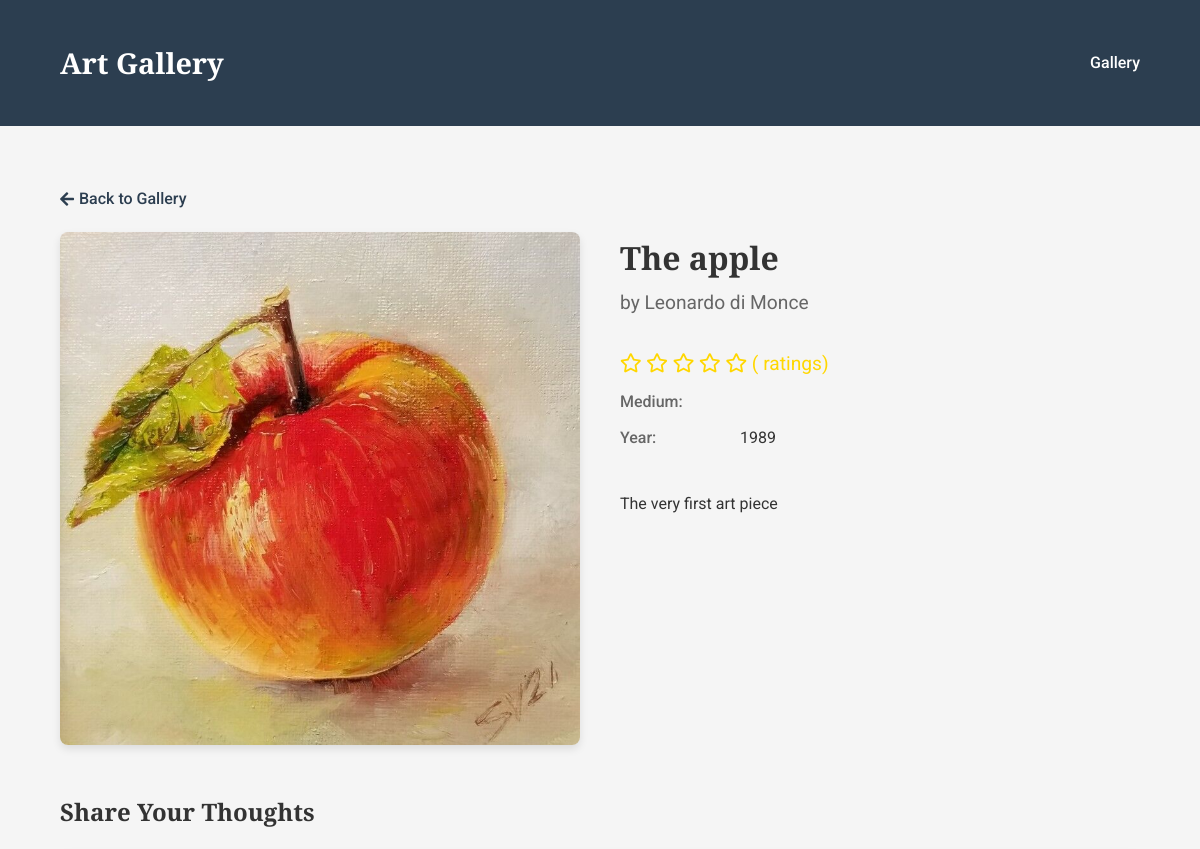
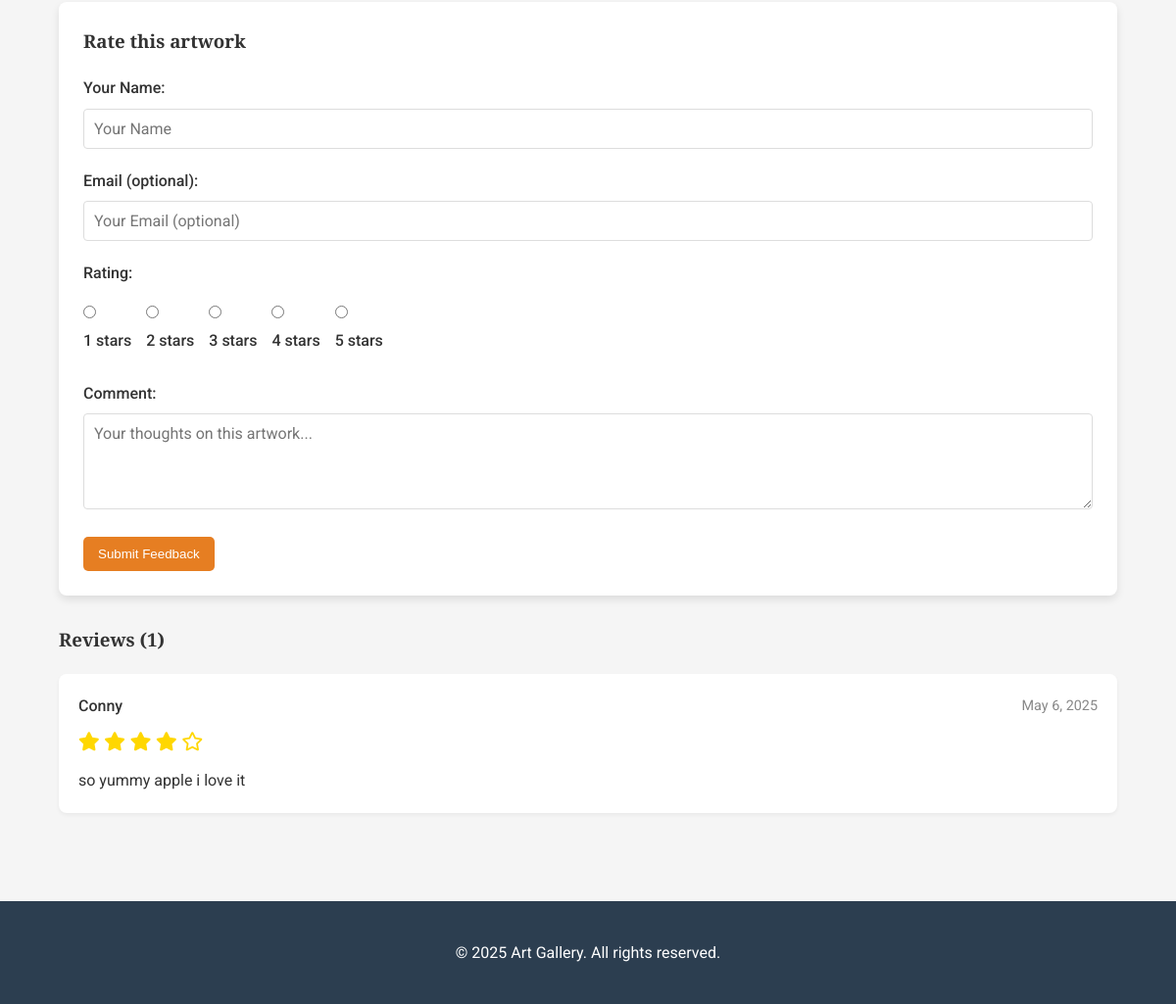
The app's page /art/1/ with its own data (2 pictures, top to bottom).
### hello/models.py (models this page shows, shortened)
class ArtPiece(models.Model):
    title = models.CharField(max_length=200)
    artist = models.CharField(max_length=100)
    description = models.TextField()
    image = models.ImageField(upload_to='art_images/')
    year_created = models.IntegerField()
    created_at = models.DateTimeField(auto_now_add=True)  # ✅ added field for sorting

class Feedback(models.Model):
    art_piece = models.ForeignKey(ArtPiece, on_delete=models.CASCADE)
    name = models.CharField(max_length=100)
    email = models.EmailField()
    comment = models.TextField()
    rating = models.IntegerField()
    created_at = models.DateTimeField(auto_now_add=True)

### hello/views.py (the view)
# urls.py: path('art/<int:pk>/', views.art_piece_detail, name='art_piece_detail'),
def art_piece_detail(request, pk):
    art_piece = get_object_or_404(ArtPiece, pk=pk)
    feedback_list = art_piece.feedback_set.all()
    if request.method == 'POST':
        form = FeedbackForm(request.POST)
        if form.is_valid():
            feedback = form.save(commit=False)
            feedback.art_piece = art_piece
            feedback.save()
            messages.success(request, "Thank you for your feedback!")
            return redirect('art_piece_detail', pk=art_piece.pk)
    else:
        form = FeedbackForm()
    return render(request, 'gallery/art_piece_detail.html', {
        'art_piece': art_piece,
        'feedback_list': feedback_list,
        'form': form
    })

### hello/forms.py
class FeedbackForm(forms.ModelForm):
    RATING_CHOICES = [(i, f"{i} stars") for i in range(1, 6)]
    rating = forms.ChoiceField(
        choices=RATING_CHOICES,
        widget=forms.RadioSelect(attrs={'class': 'rating-input'}),
        label='Rating'
    )
    class Meta:
        model = Feedback
        fields = ['name', 'email', 'rating', 'comment']
        widgets = {
            'name': forms.TextInput(attrs={'class': 'form-control', 'placeholder': 'Your Name'}),
            'email': forms.EmailInput(attrs={'class': 'form-control', 'placeholder': 'Your Email (optional)'}),
            'comment': forms.Textarea(attrs={'class': 'form-control', 'placeholder': 'Your thoughts on this artwork...', 'rows': 4}),
        }
        labels = {
            'name': 'Your Name',
            'email': 'Email (optional)',
            'comment': 'Comment',
        }

### hello/templates/gallery/art_piece_detail.html (shortened to what this page needs)
{% extends 'gallery/base.html' %}
{% load static %}
{% block content %}
<a href="{% url 'art_piece_list' %}" class="back-link">
    <i class="fas fa-arrow-left"></i> Back to Gallery
</a>
<div class="art-detail">
    <div class="art-image-container">
       <img src="{{ art_piece.image.url }}" alt="{{ art_piece.title }}" class="art-image">
    </div>
    <div class="art-info">
        <h1 class="art-title">{{ art_piece.title }}</h1>
        <p class="art-artist">by {{ art_piece.artist }}</p>
        <div class="star-rating">
            {% for i in "12345" %}
                {% if forloop.counter <= art_piece.average_rating %}
                    <i class="fas fa-star"></i>
                {% elif forloop.counter <= art_piece.average_rating|add:0.5 %}
                    <i class="fas fa-star-half-alt"></i>
                {% else %}
                    <i class="far fa-star"></i>
                {% endif %}
            {% endfor %}
            <span>({{ art_piece.total_ratings }} ratings)</span>
        </div>
        <div class="art-meta">
            <dl>
                <dt>Medium:</dt>
                <dd>{{ art_piece.medium }}</dd>
                {% if art_piece.year_created %}
                <dt>Year:</dt>
                <dd>{{ art_piece.year_created }}</dd>
                {% endif %}
            </dl>
        </div>
        <div class="art-description">
            {{ art_piece.description }}
        </div>
    </div>
</div>
<div class="feedback-section">
    <h2>Share Your Thoughts</h2>
    <div class="feedback-form">
        <h3>Rate this artwork</h3>
        <form method="post">
            <div class="form-group">
                {{ form.name.label_tag }}
                {{ form.name }}
            </div>
            <div class="form-group">
                {{ form.email.label_tag }}
                {{ form.email }}
            </div>
            <div class="form-group">
                {{ form.rating.label_tag }}
                <div class="rating-options">
                    {{ form.rating }}
                </div>
            </div>
            <div class="form-group">
                {{ form.comment.label_tag }}
                {{ form.comment }}
            </div>
            <button type="submit" class="btn">Submit Feedback</button>
        </form>
    </div>
    <div class="feedback-list">
        <h3>Reviews ({{ feedback_list.count }})</h3>
        {% if feedback_list %}
            {% for feedback in feedback_list %}
            <div class="feedback-item">
                <div class="feedback-header">
                    <div class="feedback-name">{{ feedback.name }}</div>
                    <div class="feedback-date">{{ feedback.created_at|date:"F j, Y" }}</div>
                </div>
                <div class="star-rating">
                    {% for i in "12345" %}
                        {% if forloop.counter <= feedback.rating %}
                            <i class="fas fa-star"></i>
                        {% else %}
                            <i class="far fa-star"></i>
                        {% endif %}
                    {% endfor %}
                </div>
                <div class="feedback-comment">
                    {{ feedback.comment }}
                </div>
            </div>
            {% endfor %}
        {% else %}
            <p>No reviews yet. Be the first to share your thoughts!</p>
        {% endif %}
    </div>
</div>
{% endblock %}

### hello/templates/gallery/base.html (style rules this page uses)
:root { --primary: #2c3e50; --secondary: #95a5a6; --accent: #e67e22; --light: #f5f5f5; --dark: #2c3e50; }
* { margin: 0; padding: 0; box-sizing: border-box; }
body { font-family: 'Roboto', sans-serif; line-height: 1.6; color: #333; background-color: var(--light); }
h1, h2, h3 { font-family: 'Playfair Display', serif; margin-bottom: 20px; }
.btn { display: inline-block; padding: 10px 15px; background-color: var(--accent); color: white; text-decoration: none; border-radius: 5px; border: none; cursor: pointer; transition: background-color 0.3s; }
.star-rating { color: #ffd700; font-size: 1.2rem; margin: 10px 0; }
.rating-input { display: flex; margin: 10px 0; }
.rating-input div { margin-right: 15px; }

### hello/templates/gallery/art_piece_detail.html (style rules this page uses)
.art-detail { display: grid; grid-template-columns: 1fr; gap: 40px; }
@media (min-width: 768px) { .art-detail { grid-template-columns: 1fr 1fr; } }
.art-image-container { position: relative; }
.art-image { width: 100%; border-radius: 8px; box-shadow: 0 4px 8px rgba(0,0,0,0.1); }
.art-info { display: flex; flex-direction: column; }
.art-title { font-size: 2rem; margin-bottom: 5px; }
.art-artist { font-size: 1.2rem; color: #666; margin-bottom: 20px; }
.art-meta { margin-bottom: 20px; }
.art-meta dl { display: grid; grid-template-columns: 120px 1fr; row-gap: 10px; }
.art-meta dt { font-weight: 500; color: #666; }
.art-description { margin: 20px 0; line-height: 1.8; }
.feedback-section { margin-top: 40px; }
.feedback-form { background: white; padding: 25px; border-radius: 8px; box-shadow: 0 4px 8px rgba(0,0,0,0.1); margin-bottom: 30px; }
.feedback-form h3 { margin-bottom: 20px; }
.form-group { margin-bottom: 20px; }
.form-group label { display: block; margin-bottom: 8px; font-weight: 500; }
.form-control { width: 100%; padding: 10px; border: 1px solid #ddd; border-radius: 4px; font-family: inherit; font-size: inherit; }
.feedback-list { margin-top: 30px; }
.feedback-item { background: white; padding: 20px; border-radius: 8px; box-shadow: 0 2px 4px rgba(0,0,0,0.05); margin-bottom: 20px; }
.feedback-header { display: flex; justify-content: space-between; align-items: center; margin-bottom: 10px; }
.feedback-name { font-weight: 500; }
.feedback-date { color: #888; font-size: 0.9rem; }
.feedback-comment { margin-top: 10px; line-height: 1.6; }
.back-link { display: inline-flex; align-items: center; margin-bottom: 20px; color: var(--dark); text-decoration: none; font-weight: 500; }
.back-link i { margin-right: 5px; }

### records on screen
ArtPiece: image (picture), title "The apple", artist "Leonardo di Monce", year_created "1989", description "The very first art piece", count "1"
Feedback: name "Conny", created_at "May 6, 2025", rating 4 (drawn), comment "so yummy apple i love it"
